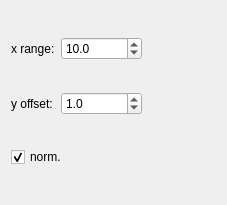
<?xml version="1.0" encoding="UTF-8"?>
<ui version="4.0">
 <class>OffsetViewSettings</class>
 <widget class="QWidget" name="OffsetViewSettings">
  <property name="geometry">
   <rect>
    <x>0</x>
    <y>0</y>
    <width>227</width>
    <height>205</height>
   </rect>
  </property>
  <property name="windowTitle">
   <string>Form</string>
  </property>
  <layout class="QHBoxLayout" name="horizontalLayout">
   <item>
    <layout class="QGridLayout" name="gridLayout">
     <item row="0" column="4">
      <widget class="QDoubleSpinBox" name="doubleSpinBox_range">
       <property name="sizePolicy">
        <sizepolicy hsizetype="Minimum" vsizetype="Fixed">
         <horstretch>0</horstretch>
         <verstretch>0</verstretch>
        </sizepolicy>
       </property>
       <property name="minimumSize">
        <size>
         <width>0</width>
         <height>0</height>
        </size>
       </property>
       <property name="decimals">
        <number>1</number>
       </property>
       <property name="minimum">
        <double>-1000000.000000000000000</double>
       </property>
       <property name="maximum">
        <double>1000000.000000000000000</double>
       </property>
       <property name="singleStep">
        <double>0.100000000000000</double>
       </property>
       <property name="value">
        <double>10.000000000000000</double>
       </property>
      </widget>
     </item>
     <item row="1" column="3">
      <widget class="QLabel" name="label_offset">
       <property name="text">
        <string>y offset:</string>
       </property>
       <property name="alignment">
        <set>Qt::AlignLeading|Qt::AlignLeft|Qt::AlignVCenter</set>
       </property>
      </widget>
     </item>
     <item row="1" column="4">
      <widget class="QDoubleSpinBox" name="doubleSpinBox_offset">
       <property name="enabled">
        <bool>true</bool>
       </property>
       <property name="minimumSize">
        <size>
         <width>0</width>
         <height>0</height>
        </size>
       </property>
       <property name="decimals">
        <number>1</number>
       </property>
       <property name="minimum">
        <double>-10000000000.000000000000000</double>
       </property>
       <property name="maximum">
        <double>10000000000.000000000000000</double>
       </property>
       <property name="singleStep">
        <double>0.100000000000000</double>
       </property>
       <property name="value">
        <double>1.000000000000000</double>
       </property>
      </widget>
     </item>
     <item row="0" column="3">
      <widget class="QLabel" name="label_range">
       <property name="text">
        <string>x range:</string>
       </property>
      </widget>
     </item>
     <item row="2" column="3" colspan="2">
      <widget class="QCheckBox" name="checkBox_normalize">
       <property name="text">
        <string>norm.</string>
       </property>
       <property name="checked">
        <bool>true</bool>
       </property>
      </widget>
     </item>
    </layout>
   </item>
   <item>
    <spacer name="horizontalSpacer">
     <property name="orientation">
      <enum>Qt::Horizontal</enum>
     </property>
     <property name="sizeHint" stdset="0">
      <size>
       <width>40</width>
       <height>20</height>
      </size>
     </property>
    </spacer>
   </item>
  </layout>
 </widget>
 <resources/>
 <connections/>
</ui>
